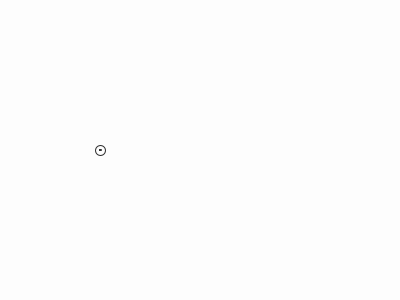
Frame 1 (no input)
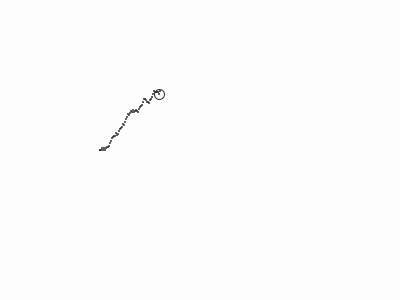
Frame 60 (the mouse pressed at the canvas centre just before this capture)
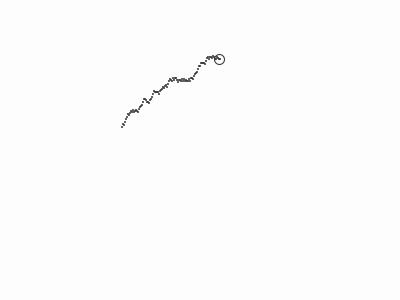
Frame 120 (the mouse held since frame 60 and released just before this capture)

The Processing sketch that drew these frames (run headless with seeded random() and noise(); from frame 60 on, the mouse is pressed at the canvas centre):

// Processing sketch: estela
// ── estela.pde
Objeto o;

void setup () {
  size(400, 300);
  o = new Objeto();
}

void draw() {
	background(253);
	o.aaa();
	o.eee();
	o.m();
	o.estelaMora();
}

// ── Objeto.pde
class Objeto {
  // Variables
  int x, y;

// dos arrays para almacenar x, y
	int[] xhistory = new int[100];
	int[] yhistory = new int[100];

  Objeto() {
    this.x = 100;
		this.y = height /2;

		// se llenan los array con la posición inicial
		for (int i = 0; i < xhistory.length; i ++) {
		  xhistory[i] = x;
			yhistory[i] = y;
		}
  }


	// LO MISMO DE SIEMPRE --------------------------------
  void aaa() {
		stroke(51);
		noFill();
		ellipse(x, y, 10, 10);

  }

	void eee() {
		if (x > width) {
			x = 0;
		} else if (y < 0) {
			y = height;
		} else if (y > height) {
			y = 0;
		}
	}

	void m( ) {
		x++;
		y += random(-3, 3);

		// acá lleno los arrays con los nuevos valores de x y
		xhistory[xhistory.length - 1] = x;
		yhistory[yhistory.length - 1] = y;
	}
	// ----------------------------------------------------

	//LO MISMO NUEVO --------------------------------------
	/*se pasa por los arrays que están siendo modificados en void m
		y se sobre escribe la casilla [i] con el valor siguiente
	*/
	void estelaMora( ) {
		for (int i = 0; i < xhistory.length -1; i ++) {
		  xhistory[i] = xhistory[i+1]; // sobre escribir valores
			yhistory[i] = yhistory[i+1];
			noStroke();
			fill(51);
			ellipse(xhistory[i], yhistory[i], 2, 2); // uso de los arrays
		}
	}
}
